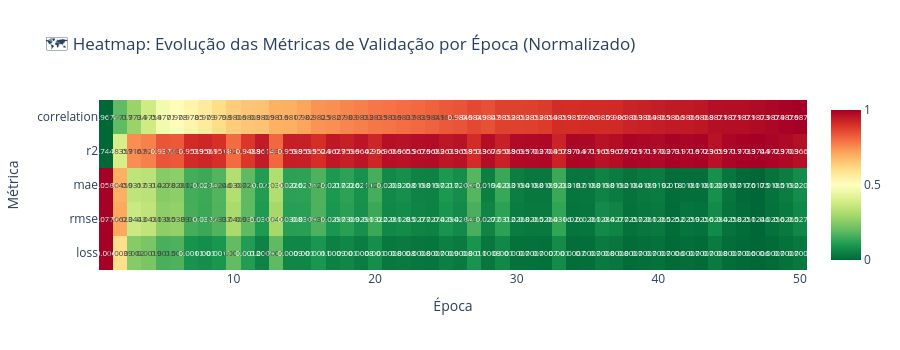

The code cell stored with this chart in its notebook:
### Markdown cell above
## 8. Evolução das Métricas por Época (Heatmap)

### Code cell
# Heatmap de evolução das métricas de validação
metrics_to_show = ['loss', 'rmse', 'mae', 'r2', 'correlation']
val_subset = val_history[metrics_to_show].copy()

# Normalizar para visualização (0-1)
val_normalized = (val_subset - val_subset.min()) / (val_subset.max() - val_subset.min())

fig = go.Figure(data=go.Heatmap(
    z=val_normalized.T.values,
    x=val_normalized.index,
    y=metrics_to_show,
    colorscale='RdYlGn_r',
    text=val_subset.T.values.round(4),
    texttemplate='%{text}',
    textfont={"size": 8},
    hoverongaps=False
))

fig.update_layout(
    title='🗺️ Heatmap: Evolução das Métricas de Validação por Época (Normalizado)',
    xaxis_title='Época',
    yaxis_title='Métrica',
    height=350,
    template='plotly_white'
)

fig.show()

### Figure 1 — Plotly figure (JSON) as saved in the notebook; plotly's stock layout.template omitted (floating-point values rounded to 4 significant figures; data arrays with more than 128 entries replaced by an {"elided": "..."} marker saying what was removed)
{"data": [{"colorscale": [[0, "rgb(0,104,55)"], [0.1, "rgb(26,152,80)"], [0.2, "rgb(102,189,99)"], [0.3, "rgb(166,217,106)"], [0.4, "rgb(217,239,139)"], [0.5, "rgb(255,255,191)"], [0.6, "rgb(254,224,139)"], [0.7, "rgb(253,174,97)"], [0.8, "rgb(244,109,67)"], [0.9, "rgb(215,48,39)"], [1, "rgb(165,0,38)"]], "hoverongaps": false, "text": {"elided": "5x50 float values"}, "textfont": {"size": 8}, "texttemplate": "%{text}", "type": "heatmap", "x": [1, 2, 3, 4, 5, 6, 7, 8, 9, 10, 11, 12, 13, 14, 15, 16, 17, 18, 19, 20, 21, 22, 23, 24, 25, 26, 27, 28, 29, 30, 31, 32, 33, 34, 35, 36, 37, 38, 39, 40, 41, 42, 43, 44, 45, 46, 47, 48, 49, 50], "y": ["loss", "rmse", "mae", "r2", "correlation"], "z": {"elided": "5x50 float values"}}], "layout": {"height": 350, "title": {"text": "🗺️ Heatmap: Evolução das Métricas de Validação por Época (Normalizado)"}, "xaxis": {"title": {"text": "Época"}}, "yaxis": {"title": {"text": "Métrica"}}}}
